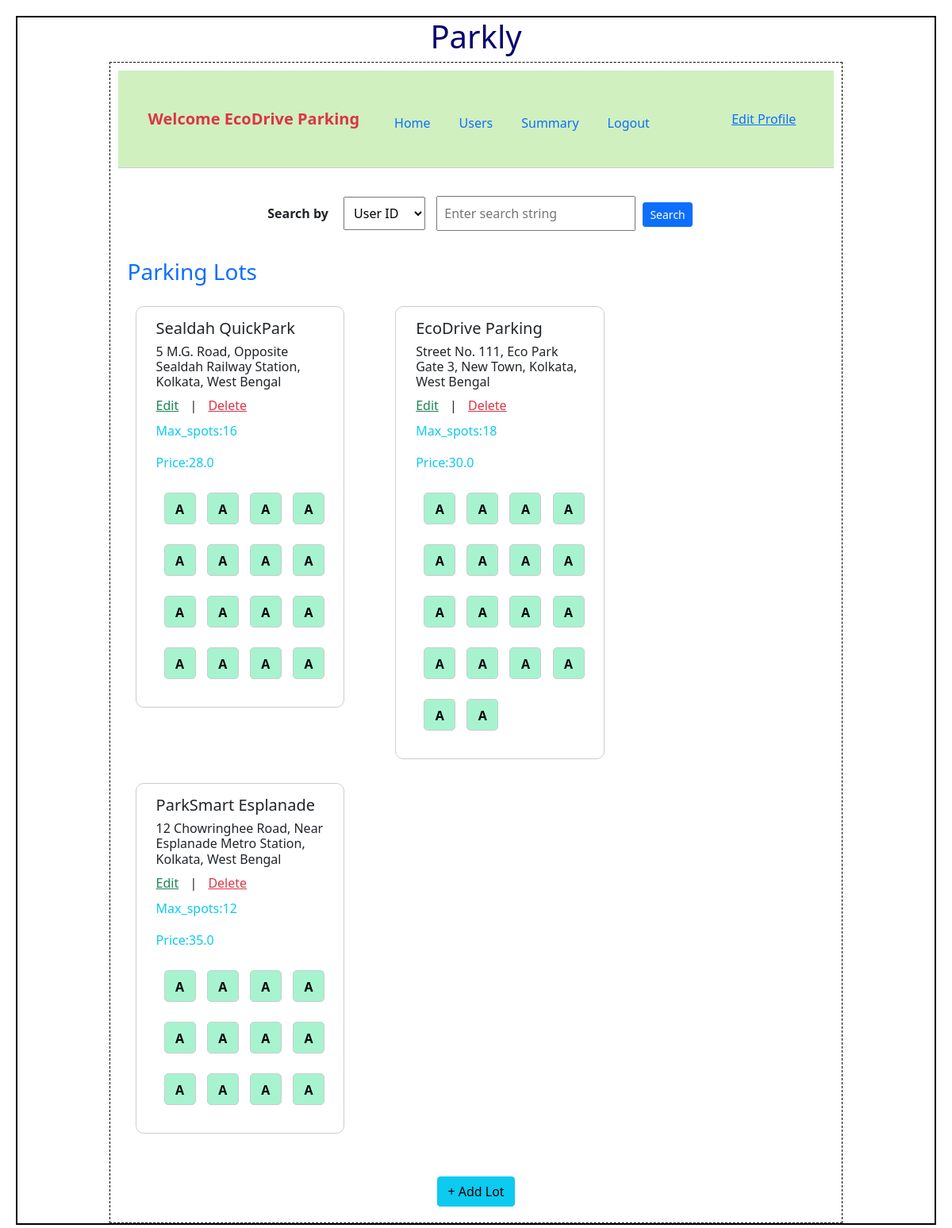
The app's page /admin/EcoDrive Parking, older data.
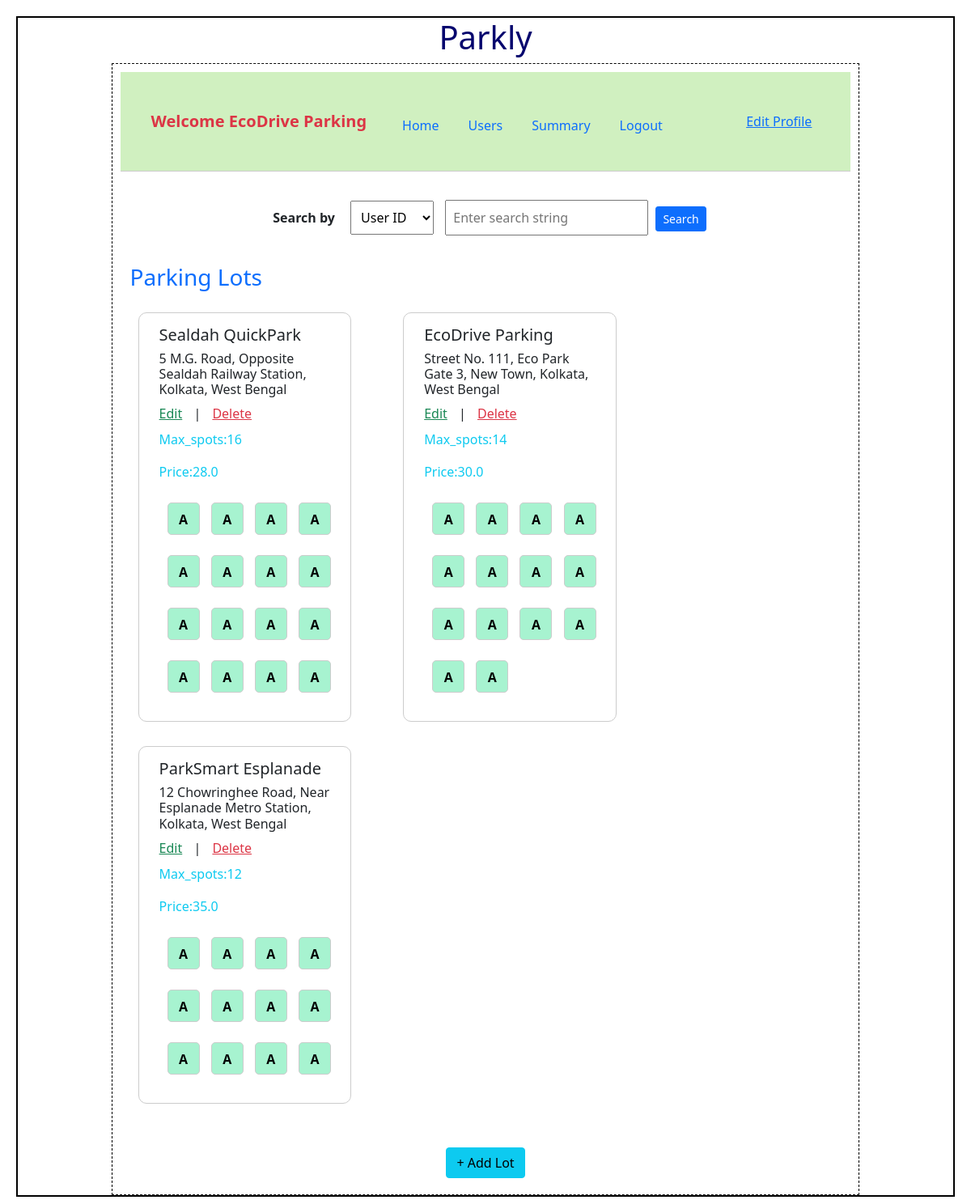
The same page, newer data.
### backend/models.py (models this page shows)
class Parking_lot(db.Model):
    __tablename__="parking_lot"
    id=db.Column(db.Integer,primary_key=True)
    name=db.Column(db.String,nullable=False)
    address=db.Column(db.String,nullable=False)
    pin_code=db.Column(db.Integer,nullable=False)
    price=db.Column(db.Float,default=0.0)
    max_spots=db.Column(db.Integer,nullable=False)
    spots=db.relationship("Parking_spot",cascade="all,delete",backref="parking_lot",lazy=True) # parking lot can access it's all spots
    reservations=db.relationship("Reservation",cascade="all,delete",backref="parking_lot",lazy=True) # parking lot can access it's all reservation

class Parking_spot(db.Model):
    __tablename__="parking_spot"
    id=db.Column(db.Integer,primary_key=True)
    status=db.Column(db.String,nullable=False)
    lot_id=db.Column(db.Integer, db.ForeignKey("parking_lot.id"),nullable=False)
    reservations=db.relationship("Reservation",cascade="all,delete",backref="parking_spot",lazy=True) # parking spot can access it's all reservation

### backend/controllers.py (the view)
@app.route("/admin/<name>")
def admin_dashboard(name):
    parking_lots=get_parking_lots()
    for parking_lot in parking_lots:
        parking_lot.spots = Parking_spot.query.filter_by(lot_id=parking_lot.id).all()
    return render_template("admin_dashboard.html",name=name,parking_lots=parking_lots)

### backend/controllers.py (called while the page is built)
def get_parking_lots():
    parking_lots=Parking_lot.query.all()
    return parking_lots

### templates/admin_dashboard.html (shortened to what this page needs)
{% extends "admin_layout.html" %}
{% block content %}
                <div class="search-section">
                  <label class="fw-bold">Search by</label>
                  <select>
                    <option value="user">User ID</option>
                  </select>
                  <input type="text" placeholder="Enter search string">
                  <button class="btn btn-primary btn-sm">Search</button>
                </div>
                <div class="container mt-4">
                  {% if parking_lots %}
                    <h3 class="text-primary mb-3">Parking Lots</h3>
                    <div class="row">
                      {% for parking_lot in parking_lots %}
                      <div class="col-md-4">
                        <div class="lot-card">
                          <h5>{{parking_lot.name}}</h5>
                          <h6>{{parking_lot.address}}</h6>
                          <a href="{{ url_for('edit_parking_lot', lot_id=parking_lot.id, name=name) }}" class="text-success">Edit</a> |
                          <a href="{{ url_for('delete_parking_lot', lot_id=parking_lot.id, name=name) }}" class="text-danger">Delete</a>
                          <p class="text-info mt-2">Max_spots:{{parking_lot.max_spots}}</p>
                          <p class="text-info mt-2">Price:{{parking_lot.price}}</p>
                          {% if parking_lot.spots %}
                            <div class="spot-grid mt-2">
                              {% for spot in parking_lot.spots %}
                                <a href="{{ url_for('view_spot', spot_id=spot.id, lot_id=parking_lot.id, name=name) }}">
                                  <button type="button"
                                          class="spot-box {% if spot.status == 'O' %}occupied{% else %}available{% endif %}">
                                    {{ spot.status }}
                                  </button>
                                </a>
                              {% endfor %}
                            </div>
                          {% else %}
                            <p>No occupied here !!!</p>
                          {% endif %}
                        </div>
                      </div>
                      {% endfor %}
                    </div>
                    {% else %}
                    <h3 class="center"> No parking lots are available!!!</h3>
                    {% endif %}
                    <div class="text-center mt-4">
                      <a href="/parking_lot/{{name}}" type="button" class="btn btn-info">+ Add Lot</a>
                    </div>
                </div>
{% endblock %}

### templates/admin_layout.html (shortened to what this page needs)
<!DOCTYPE html>
<html>
    <head>
        <link rel="stylesheet" href="/static/styles/main.css">
        <link href="https://cdn.jsdelivr.net/npm/bootstrap@5.0.2/dist/css/bootstrap.min.css" rel="stylesheet">
    </head>
    <body>
        <div class="my_container">
           <div class="center"><h1>Parkly</h1></div>
            <div class="my_panel">
                <nav class="navbar navbar-expand-lg navbar-custom p-3">
                    <div class="container-fluid">
                      <span class="navbar-brand fw-bold text-danger">Welcome {{name}}</span>
                      <div class="navbar-nav">
                        <a class="nav-link" href="{{ url_for('admin_dashboard', name=name) }}">Home</a>
                        <a class="nav-link" href="{{ url_for('admin_users', name=name) }}">Users</a>
                        <a class="nav-link" href="{{ url_for('admin_summary', name=name) }}">Summary</a>
                        <a class="nav-link" href="{{ url_for('signin') }}">Logout</a>
                      </div>
                      <div class="ms-auto">
                        <a href="edit_profile.html" class="text-primary">Edit Profile</a>
                      </div>
                    </div>
                </nav>
                {% block content %}{% endblock %}
            </div>
        </div>
    </body>
</html>

### static/styles/main.css (style rules this page uses)
* { margin:10px; }
.my_container { border: 2px solid black; }
.my_panel { width: 80%; margin: auto; height: auto; border: 1px dashed black; }
.center { text-align: center; margin: auto; color: rgb(5, 5, 110); }
.navbar-custom { background-color: #d0f0c0; }
.lot-card { border: 1px solid #ccc; border-radius: 10px; padding: 15px; margin: 10px; }
.spot-grid { display: grid; grid-template-columns: repeat(auto-fit, minmax(40px, 1fr)); gap: 5px; margin-top: 10px; }
.spot-box { width: 40px; height: 40px; border: 1px solid #ccc; border-radius: 5px; text-align: center; line-height: 38px; font-weight: bold; cursor: pointer; }
.spot-box.available { background-color: #a7f3d0; }
body { font-family: Arial, sans-serif; }
.navbar-custom { background-color: #d0f0c0; border-bottom: 1px solid #ccc; }
.search-section { margin: 30px auto; text-align: center; }
.search-section select, .search-section input { padding: 8px; margin: 5px; font-size: 16px; }

Row changes from the older to the newer data that the page shows:
removed Parking_spot: status "A", shown under Parking_lot "EcoDrive Parking"
removed Parking_spot: status "A", shown under Parking_lot "EcoDrive Parking"
removed Parking_spot: status "A", shown under Parking_lot "EcoDrive Parking"
removed Parking_spot: status "A", shown under Parking_lot "EcoDrive Parking"
changed Parking_lot "EcoDrive Parking": max_spots "18" → "14"
